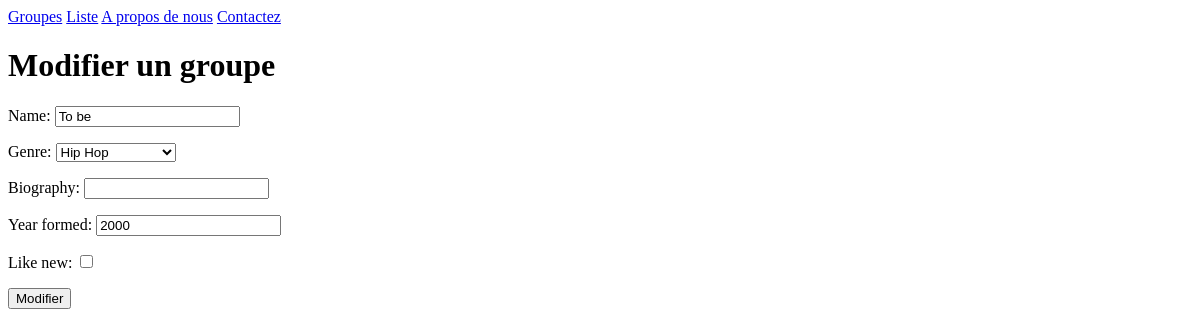
/bands/4/change/, run on an earlier commit of the app's database.
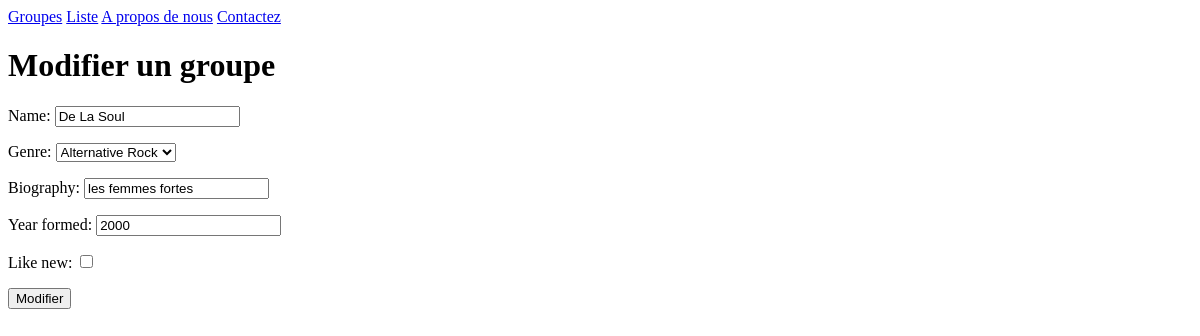
And on a later commit of the database.
### listings/models.py (models this page shows, shortened)
class Band(models.Model):
    class Genre(models.TextChoices):
        HIP_HOP = 'HH'
        SYNTH_POP = 'SP'
        ALTERNATIVE_ROCK = 'AR'
    name = models.fields.CharField(max_length=100)
    genre = models.fields.CharField(choices=Genre.choices, max_length=5)
    biography = models.fields.CharField(max_length=1000)
    year_formed = models.fields.IntegerField(
    validators=[MinValueValidator(1900), MaxValueValidator(2021)]
    )
    active = models.fields.BooleanField(default=True)
    official_homepage = models.fields.URLField(null=True, blank=True)
    like_new = models.fields.BooleanField(default=False)

### listings/views.py (the view)
# urls.py: path('bands/<int:id>/change/', views.band_change,name='band-change'), # ajouter ce motif sous notre autre motif de groupes
def band_change(request, id):
    band = Band.objects.get(id=id)
    if request.method == 'POST':
        form = BandForm(request.POST, instance=band)
        if form.is_valid():
            form.save()
            return redirect('band-detail', band.id)
    else:
        form = BandForm(instance=band)
    return render(request,
                'listings/band_change.html',
                {'form': form})

### listings/forms.py
class BandForm(forms.ModelForm):
   class Meta:
     model = Band
     fields = '__all__'
     exclude = ('active', 'official_homepage')  # ajoutez cette ligne

### listings/templates/listings/band_change.html (shortened to what this page needs)
{% extends 'listings/base.html' %}
{% block content %}
<h1>Modifier un groupe</h1>
 <form action="" method="post">
    {{ form.as_p }}
    <input type="submit" value="Modifier">
 </form>
{% endblock %}

What changed in the data, as far as the page shows it:
changed Band: name "To be" → "De La Soul"; genre "Hip Hop" → "Alternative Rock"; biography (not shown) → "les femmes fortes"
